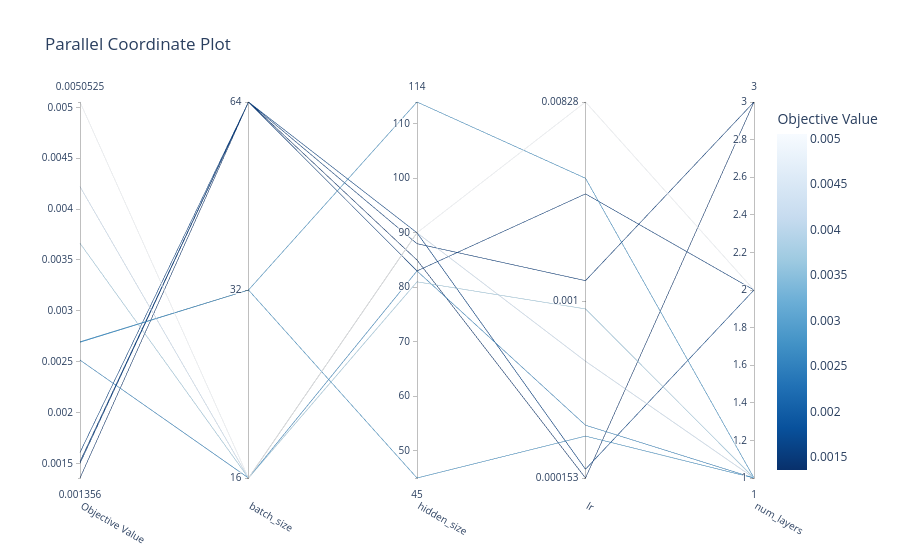

The notebook cell saved with this chart:
### Code cell
vis.plot_parallel_coordinate(study)

### Figure 1 — Plotly figure (JSON) as saved in the notebook; plotly's stock layout.template omitted (floating-point values rounded to 4 significant figures)
{"data": [{"dimensions": [{"label": "Objective Value", "range": [0.001356, 0.005053], "values": [0.002515, 0.003664, 0.005053, 0.00422, 0.00269, 0.002695, 0.001356, 0.001518, 0.001501, 0.001607]}, {"label": "batch_size", "range": [0, 2], "ticktext": ["16", "32", "64"], "tickvals": [0, 1, 2], "values": [0, 0, 0, 0, 1, 1, 2, 2, 2, 2]}, {"label": "hidden_size", "range": [45, 114], "values": [83, 81, 90, 90, 114, 45, 85, 83, 88, 90]}, {"label": "lr", "range": [-3.817, -2.082], "ticktext": ["0.000153", "0.001", "0.00828"], "tickvals": [-3.817, -3, -2.082], "values": [-3.573, -3.036, -2.082, -3.278, -2.434, -3.623, -3.817, -2.506, -2.906, -3.776]}, {"label": "num_layers", "range": [1, 3], "values": [1, 1, 2, 1, 1, 1, 3, 2, 3, 2]}], "labelangle": 30, "labelside": "bottom", "line": {"color": [0.002515, 0.003664, 0.005053, 0.00422, 0.00269, 0.002695, 0.001356, 0.001518, 0.001501, 0.001607], "colorbar": {"title": {"text": "Objective Value"}}, "colorscale": [[0, "rgb(247,251,255)"], [0.125, "rgb(222,235,247)"], [0.25, "rgb(198,219,239)"], [0.375, "rgb(158,202,225)"], [0.5, "rgb(107,174,214)"], [0.625, "rgb(66,146,198)"], [0.75, "rgb(33,113,181)"], [0.875, "rgb(8,81,156)"], [1, "rgb(8,48,107)"]], "reversescale": true, "showscale": true}, "type": "parcoords"}], "layout": {"title": {"text": "Parallel Coordinate Plot"}}}
